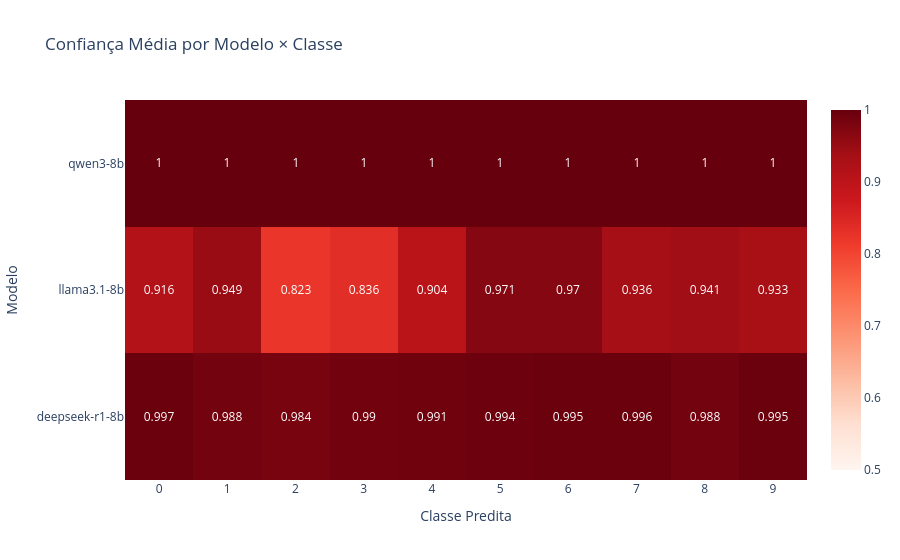

The notebook cell saved with this chart:
### Markdown cell above
### - 7.2) Confiança Média por Classe (Heatmap)

### Code cell
rows = []

for model in DEFAULT_MODELS:
    label_col = f"{model}_consensus"
    conf_col  = f"{model}_rep1_conf"

    # 👇 filtra removendo classe -1
    df_tmp = df_annotations[df_annotations[label_col] != -1]

    grouped = df_tmp.groupby(label_col)[conf_col].mean().reset_index()
    grouped.columns = ["class", "mean_conf"]
    grouped["model"] = model

    rows.append(grouped)

df_conf_class = pd.concat(rows).pivot(index="model", columns="class", values="mean_conf")

fig = go.Figure(go.Heatmap(
    z=df_conf_class.values,
    x=[str(c) for c in df_conf_class.columns],
    y=df_conf_class.index.tolist(),
    colorscale="Reds",
    zmin=0.5, zmax=1.0,
    text=df_conf_class.values.round(3),
    texttemplate="%{text}",
))

fig.update_layout(
    title="Confiança Média por Modelo × Classe",
    xaxis_title="Classe Predita",
    yaxis_title="Modelo",
)

fig.show()

### Figure 1 — Plotly figure (JSON) as saved in the notebook; plotly's stock layout.template omitted (floating-point values rounded to 4 significant figures)
{"data": [{"colorscale": [[0, "rgb(255,245,240)"], [0.125, "rgb(254,224,210)"], [0.25, "rgb(252,187,161)"], [0.375, "rgb(252,146,114)"], [0.5, "rgb(251,106,74)"], [0.625, "rgb(239,59,44)"], [0.75, "rgb(203,24,29)"], [0.875, "rgb(165,15,21)"], [1, "rgb(103,0,13)"]], "text": [[0.997, 0.988, 0.984, 0.99, 0.991, 0.994, 0.995, 0.996, 0.988, 0.995], [0.916, 0.949, 0.823, 0.836, 0.904, 0.971, 0.97, 0.936, 0.941, 0.933], [1, 1, 1, 1, 1, 1, 1, 1, 1, 1]], "texttemplate": "%{text}", "type": "heatmap", "x": ["0", "1", "2", "3", "4", "5", "6", "7", "8", "9"], "y": ["deepseek-r1-8b", "llama3.1-8b", "qwen3-8b"], "z": [[0.997, 0.9878, 0.9836, 0.9897, 0.9909, 0.9938, 0.995, 0.9963, 0.9878, 0.9953], [0.9164, 0.9488, 0.8227, 0.8362, 0.9036, 0.9711, 0.9699, 0.9356, 0.9406, 0.9332], [1.0, 0.9997, 0.9997, 1.0, 1.0, 1.0, 1.0, 0.9996, 1.0, 0.9999]], "zmax": 1, "zmin": 0.5}], "layout": {"title": {"text": "Confiança Média por Modelo × Classe"}, "xaxis": {"title": {"text": "Classe Predita"}}, "yaxis": {"title": {"text": "Modelo"}}}}
